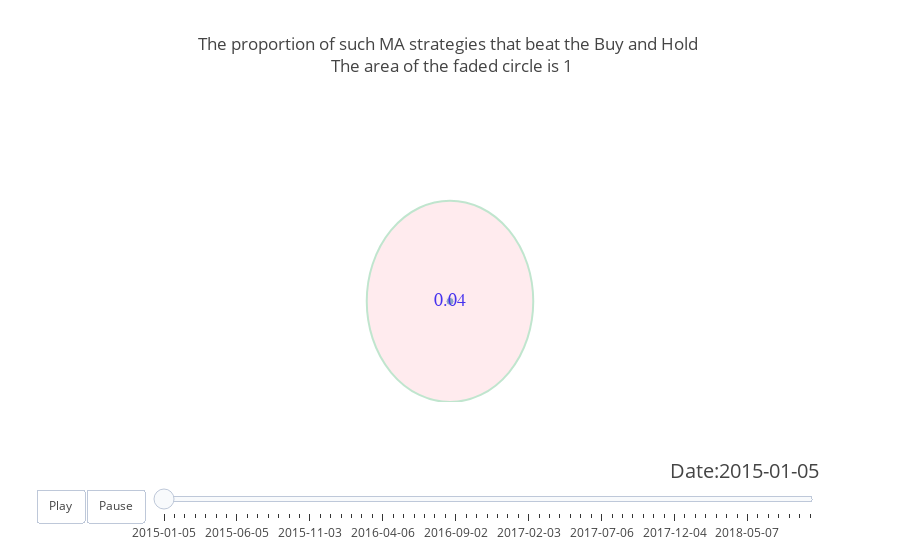

Notebook source saved alongside this figure:
### Markdown cell above
__So let's create the animated proportion plot with Plotly!__
1. Define a figure dictionary, consisting of data, a layout and a frames keys
2. Fill out the layout with specified needs: sliders and buttons can be added here.
3. Fill out the data with the proportions based on a date. Check the box below to see what is happening
4. Lastly fill out the frame carefully.

### Code cell
init_notebook_mode(connected=True)

#one date monthly from the dataset used
dates = [example['Date'][i] for i in range(0, example.shape[0]) if i % 15 == 0]

# make figure
figure = {
    'data': [],
    'layout': {},
    'frames': []
}

# fill in most of layout
figure['layout']['title'] = "The proportion of such MA strategies that beat the Buy and Hold <br> The area of the faded circle is 1"
figure['layout']['xaxis'] = dict( range = [0,4],
                                 autorange=False,
                                 showgrid=False,
                                 zeroline=False,
                                 showline=False,
                                 ticks='',
                                 showticklabels=False)
figure['layout']['yaxis'] = dict(range = [0,6],
                                 autorange=False,
                                 showgrid=False,
                                 zeroline=False,
                                 showline=False,
                                 ticks='',
                                 showticklabels=False)
figure['layout']['hovermode'] = 'closest'
figure['layout']['sliders'] = {
    'args': [
        'transition', {
            'duration': 400,
            'easing': 'cubic-in-out'
        }
    ],
    'initialValue': dates[0],
    'plotlycommand': 'animate',
    'values': dates,
    'visible': True
}
figure['layout']['shapes'] = [
    {
        'type': 'circle',
        'opacity' : .3,
        'fillcolor': 'rgba(255, 182, 193, .9)',
        'xref': 'x',
        'yref': 'y',
        'x0': 1.55,
        'y0': 0,
        'x1': 2.45,
        'y1': 4,
        'line': {
                'color': 'rgba(50, 171, 96, 1)',} 
    }
    
]
figure['layout']['updatemenus'] = [
    {
        'buttons': [
            {
                'args': [None, {'frame': {'duration': 500, 'redraw': False},
                         'fromcurrent': True, 'transition': {'duration': 300, 'easing': 'quadratic-in-out'}}],
                'label': 'Play',
                'method': 'animate'
            },
            {
                'args': [[None], {'frame': {'duration': 0, 'redraw': False}, 'mode': 'immediate',
                'transition': {'duration': 0}}],
                'label': 'Pause',
                'method': 'animate'
            }
        ],
        'direction': 'left',
        'pad': {'r': 10, 't': 87},
        'showactive': False,
        'type': 'buttons',
        'x': 0.1,
        'xanchor': 'right',
        'y': 0,
        'yanchor': 'top'
    }
]

sliders_dict = {
    'active': 0,
    'yanchor': 'top',
    'xanchor': 'left',
    'currentvalue': {
        'font': {'size': 20},
        'prefix': 'Date:',
        'visible': True,
        'xanchor': 'right'
    },
    'transition': {'duration': 300, 'easing': 'cubic-in-out'},
    'pad': {'b': 10, 't': 50},
    'len': 0.9,
    'x': 0.1,
    'y': 0,
    'steps': []
}

# make data
date = dates[0]
dataset_by_date = example[example['Date'] == date]
data_dict = {
        'x': [2],
        'y': [2],
        'hoverinfo' : 'text',
        'mode': 'markers+text',
        'text': list(dataset_by_date['positive']),
        'textposition' : 'middle center',
        'textfont' : {
            'family' :'sans serif',
            'size' : 18,
            'color' : 'blue'},
        'marker': {
            'size': list(dataset_by_date['positive']*200)
        },
        'name': 'Opacity .7'
    }
figure['data'].append(data_dict)
    
# make frames
for date in dates[1:]:
    frame = {'data': [], 'name': date}
    dataset_by_date = example[example['Date'] == date]

    data_dict = {
                'x': [2],
                'y': [2],
                'hoverinfo' : 'text',
                'mode': 'markers+text',
                'text': list(dataset_by_date['positive']),
                'textposition' : 'middle center',
                'textfont' : {
                    'family' :'sans serif',
                    'size' : 18,
                    'color' : 'blue'},
                'marker': {
                    'size': list(dataset_by_date['positive']*200)
                },
                'name': 'Opacity .7'
            }
    frame['data'].append(data_dict)
    figure['frames'].append(frame)
    slider_step = {'args': [[date], {'frame': {'duration': 300, 'redraw': False},
             'mode': 'immediate',
           'transition': {'duration': 300}}
         ],
         'label': date,
         'method': 'animate'}
    sliders_dict['steps'].append(slider_step)

    
figure['layout']['sliders'] = [sliders_dict]

iplot(figure)

### Figure 1 — Plotly figure (JSON) as saved in the notebook; plotly's stock layout.template omitted (floating-point values rounded to 4 significant figures)
{"data": [{"hoverinfo": "text", "marker": {"size": [8]}, "mode": "markers+text", "name": "Opacity .7", "text": ["0.04"], "textfont": {"color": "blue", "family": "sans serif", "size": 18}, "textposition": "middle center", "type": "scatter", "uid": "7eed93a1-5cd9-4681-9de8-3c7bc2c3008f", "x": [2], "y": [2]}], "layout": {"hovermode": "closest", "shapes": [{"fillcolor": "rgba(255, 182, 193, .9)", "line": {"color": "rgba(50, 171, 96, 1)"}, "opacity": 0.3, "type": "circle", "x0": 1.55, "x1": 2.45, "xref": "x", "y0": 0, "y1": 4, "yref": "y"}], "sliders": [{"active": 0, "currentvalue": {"font": {"size": 20}, "prefix": "Date:", "visible": true, "xanchor": "right"}, "len": 0.9, "pad": {"b": 10, "t": 50}, "steps": [{"args": [["2015-01-05"], {"frame": {"duration": 300, "redraw": false}, "mode": "immediate", "transition": {"duration": 300}}], "label": "2015-01-05", "method": "animate"}, {"args": [["2015-01-27"], {"frame": {"duration": 300, "redraw": false}, "mode": "immediate", "transition": {"duration": 300}}], "label": "2015-01-27", "method": "animate"}, {"args": [["2015-02-18"], {"frame": {"duration": 300, "redraw": false}, "mode": "immediate", "transition": {"duration": 300}}], "label": "2015-02-18", "method": "animate"}, {"args": [["2015-03-11"], {"frame": {"duration": 300, "redraw": false}, "mode": "immediate", "transition": {"duration": 300}}], "label": "2015-03-11", "method": "animate"}, {"args": [["2015-04-01"], {"frame": {"duration": 300, "redraw": false}, "mode": "immediate", "transition": {"duration": 300}}], "label": "2015-04-01", "method": "animate"}, {"args": [["2015-04-23"], {"frame": {"duration": 300, "redraw": false}, "mode": "immediate", "transition": {"duration": 300}}], "label": "2015-04-23", "method": "animate"}, {"args": [["2015-05-14"], {"frame": {"duration": 300, "redraw": false}, "mode": "immediate", "transition": {"duration": 300}}], "label": "2015-05-14", "method": "animate"}, {"args": [["2015-06-05"], {"frame": {"duration": 300, "redraw": false}, "mode": "immediate", "transition": {"duration": 300}}], "label": "2015-06-05", "method": "animate"}, {"args": [["2015-06-26"], {"frame": {"duration": 300, "redraw": false}, "mode": "immediate", "transition": {"duration": 300}}], "label": "2015-06-26", "method": "animate"}, {"args": [["2015-07-20"], {"frame": {"duration": 300, "redraw": false}, "mode": "immediate", "transition": {"duration": 300}}], "label": "2015-07-20", "method": "animate"}, {"args": [["2015-08-10"], {"frame": {"duration": 300, "redraw": false}, "mode": "immediate", "transition": {"duration": 300}}], "label": "2015-08-10", "method": "animate"}, {"args": [["2015-08-31"], {"frame": {"duration": 300, "redraw": false}, "mode": "immediate", "transition": {"duration": 300}}], "label": "2015-08-31", "method": "animate"}, {"args": [["2015-09-22"], {"frame": {"duration": 300, "redraw": false}, "mode": "immediate", "transition": {"duration": 300}}], "label": "2015-09-22", "method": "animate"}, {"args": [["2015-10-13"], {"frame": {"duration": 300, "redraw": false}, "mode": "immediate", "transition": {"duration": 300}}], "label": "2015-10-13", "method": "animate"}, {"args": [["2015-11-03"], {"frame": {"duration": 300, "redraw": false}, "mode": "immediate", "transition": {"duration": 300}}], "label": "2015-11-03", "method": "animate"}, {"args": [["2015-11-24"], {"frame": {"duration": 300, "redraw": false}, "mode": "immediate", "transition": {"duration": 300}}], "label": "2015-11-24", "method": "animate"}, {"args": [["2015-12-16"], {"frame": {"duration": 300, "redraw": false}, "mode": "immediate", "transition": {"duration": 300}}], "label": "2015-12-16", "method": "animate"}, {"args": [["2016-01-08"], {"frame": {"duration": 300, "redraw": false}, "mode": "immediate", "transition": {"duration": 300}}], "label": "2016-01-08", "method": "animate"}, {"args": [["2016-02-01"], {"frame": {"duration": 300, "redraw": false}, "mode": "immediate", "transition": {"duration": 300}}], "label": "2016-02-01", "method": "animate"}, {"args": [["2016-02-23"], {"frame": {"duration": 300, "redraw": false}, "mode": "immediate", "transition": {"duration": 300}}], "label": "2016-02-23", "method": "animate"}, {"args": [["2016-03-15"], {"frame": {"duration": 300, "redraw": false}, "mode": "immediate", "transition": {"duration": 300}}], "label": "2016-03-15", "method": "animate"}, {"args": [["2016-04-06"], {"frame": {"duration": 300, "redraw": false}, "mode": "immediate", "transition": {"duration": 300}}], "label": "2016-04-06", "method": "animate"}, {"args": [["2016-04-27"], {"frame": {"duration": 300, "redraw": false}, "mode": "immediate", "transition": {"duration": 300}}], "label": "2016-04-27", "method": "animate"}, {"args": [["2016-05-18"], {"frame": {"duration": 300, "redraw": false}, "mode": "immediate", "transition": {"duration": 300}}], "label": "2016-05-18", "method": "animate"}, {"args": [["2016-06-09"], {"frame": {"duration": 300, "redraw": false}, "mode": "immediate", "transition": {"duration": 300}}], "label": "2016-06-09", "method": "animate"}, {"args": [["2016-06-30"], {"frame": {"duration": 300, "redraw": false}, "mode": "immediate", "transition": {"duration": 300}}], "label": "2016-06-30", "method": "animate"}, {"args": [["2016-07-22"], {"frame": {"duration": 300, "redraw": false}, "mode": "immediate", "transition": {"duration": 300}}], "label": "2016-07-22", "method": "animate"}, {"args": [["2016-08-12"], {"frame": {"duration": 300, "redraw": false}, "mode": "immediate", "transition": {"duration": 300}}], "label": "2016-08-12", "method": "animate"}, {"args": [["2016-09-02"], {"frame": {"duration": 300, "redraw": false}, "mode": "immediate", "transition": {"duration": 300}}], "label": "2016-09-02", "method": "animate"}, {"args": [["2016-09-26"], {"frame": {"duration": 300, "redraw": false}, "mode": "immediate", "transition": {"duration": 300}}], "label": "2016-09-26", "method": "animate"}, {"args": [["2016-10-17"], {"frame": {"duration": 300, "redraw": false}, "mode": "immediate", "transition": {"duration": 300}}], "label": "2016-10-17", "method": "animate"}, {"args": [["2016-11-07"], {"frame": {"duration": 300, "redraw": false}, "mode": "immediate", "transition": {"duration": 300}}], "label": "2016-11-07", "method": "animate"}, {"args": [["2016-11-29"], {"frame": {"duration": 300, "redraw": false}, "mode": "immediate", "transition": {"duration": 300}}], "label": "2016-11-29", "method": "animate"}, {"args": [["2016-12-20"], {"frame": {"duration": 300, "redraw": false}, "mode": "immediate", "transition": {"duration": 300}}], "label": "2016-12-20", "method": "animate"}, {"args": [["2017-01-12"], {"frame": {"duration": 300, "redraw": false}, "mode": "immediate", "transition": {"duration": 300}}], "label": "2017-01-12", "method": "animate"}, {"args": [["2017-02-03"], {"frame": {"duration": 300, "redraw": false}, "mode": "immediate", "transition": {"duration": 300}}], "label": "2017-02-03", "method": "animate"}, {"args": [["2017-02-27"], {"frame": {"duration": 300, "redraw": false}, "mode": "immediate", "transition": {"duration": 300}}], "label": "2017-02-27", "method": "animate"}, {"args": [["2017-03-20"], {"frame": {"duration": 300, "redraw": false}, "mode": "immediate", "transition": {"duration": 300}}], "label": "2017-03-20", "method": "animate"}, {"args": [["2017-04-10"], {"frame": {"duration": 300, "redraw": false}, "mode": "immediate", "transition": {"duration": 300}}], "label": "2017-04-10", "method": "animate"}, {"args": [["2017-05-02"], {"frame": {"duration": 300, "redraw": false}, "mode": "immediate", "transition": {"duration": 300}}], "label": "2017-05-02", "method": "animate"}, {"args": [["2017-05-23"], {"frame": {"duration": 300, "redraw": false}, "mode": "immediate", "transition": {"duration": 300}}], "label": "2017-05-23", "method": "animate"}, {"args": [["2017-06-14"], {"frame": {"duration": 300, "redraw": false}, "mode": "immediate", "transition": {"duration": 300}}], "label": "2017-06-14", "method": "animate"}, {"args": [["2017-07-06"], {"frame": {"duration": 300, "redraw": false}, "mode": "immediate", "transition": {"duration": 300}}], "label": "2017-07-06", "method": "animate"}, {"args": [["2017-07-27"], {"frame": {"duration": 300, "redraw": false}, "mode": "immediate", "transition": {"duration": 300}}], "label": "2017-07-27", "method": "animate"}, {"args": [["2017-08-17"], {"frame": {"duration": 300, "redraw": false}, "mode": "immediate", "transition": {"duration": 300}}], "label": "2017-08-17", "method": "animate"}, {"args": [["2017-09-08"], {"frame": {"duration": 300, "redraw": false}, "mode": "immediate", "transition": {"duration": 300}}], "label": "2017-09-08", "method": "animate"}, {"args": [["2017-09-29"], {"frame": {"duration": 300, "redraw": false}, "mode": "immediate", "transition": {"duration": 300}}], "label": "2017-09-29", "method": "animate"}, {"args": [["2017-10-20"], {"frame": {"duration": 300, "redraw": false}, "mode": "immediate", "transition": {"duration": 300}}], "label": "2017-10-20", "method": "animate"}, {"args": [["2017-11-10"], {"frame": {"duration": 300, "redraw": false}, "mode": "immediate", "transition": {"duration": 300}}], "label": "2017-11-10", "method": "animate"}, {"args": [["2017-12-04"], {"frame": {"duration": 300, "redraw": false}, "mode": "immediate", "transition": {"duration": 300}}], "label": "2017-12-04", "method": "animate"}, {"args": [["2017-12-26"], {"frame": {"duration": 300, "redraw": false}, "mode": "immediate", "transition": {"duration": 300}}], "label": "2017-12-26", "method": "animate"}, {"args": [["2018-01-18"], {"frame": {"duration": 300, "redraw": false}, "mode": "immediate", "transition": {"duration": 300}}], "label": "2018-01-18", "method": "animate"}, {"args": [["2018-02-08"], {"frame": {"duration": 300, "redraw": false}, "mode": "immediate", "transition": {"duration": 300}}], "label": "2018-02-08", "method": "animate"}, {"args": [["2018-03-02"], {"frame": {"duration": 300, "redraw": false}, "mode": "immediate", "transition": {"duration": 300}}], "label": "2018-03-02", "method": "animate"}, {"args": [["2018-03-23"], {"frame": {"duration": 300, "redraw": false}, "mode": "immediate", "transition": {"duration": 300}}], "label": "2018-03-23", "method": "animate"}, {"args": [["2018-04-16"], {"frame": {"duration": 300, "redraw": false}, "mode": "immediate", "transition": {"duration": 300}}], "label": "2018-04-16", "method": "animate"}, {"args": [["2018-05-07"], {"frame": {"duration": 300, "redraw": false}, "mode": "immediate", "transition": {"duration": 300}}], "label": "2018-05-07", "method": "animate"}, {"args": [["2018-05-29"], {"frame": {"duration": 300, "redraw": false}, "mode": "immediate", "transition": {"duration": 300}}], "label": "2018-05-29", "method": "animate"}, {"args": [["2018-06-19"], {"frame": {"duration": 300, "redraw": false}, "mode": "immediate", "transition": {"duration": 300}}], "label": "2018-06-19", "method": "animate"}, {"args": [["2018-07-11"], {"frame": {"duration": 300, "redraw": false}, "mode": "immediate", "transition": {"duration": 300}}], "label": "2018-07-11", "method": "animate"}, {"args": [["2018-08-01"], {"frame": {"duration": 300, "redraw": false}, "mode": "immediate", "transition": {"duration": 300}}], "label": "2018-08-01", "method": "animate"}, {"args": [["2018-08-22"], {"frame": {"duration": 300, "redraw": false}, "mode": "immediate", "transition": {"duration": 300}}], "label": "2018-08-22", "method": "animate"}, {"args": [["2018-09-13"], {"frame": {"duration": 300, "redraw": false}, "mode": "immediate", "transition": {"duration": 300}}], "label": "2018-09-13", "method": "animate"}], "transition": {"duration": 300, "easing": "cubic-in-out"}, "x": 0.1, "xanchor": "left", "y": 0, "yanchor": "top"}], "title": "The proportion of such MA strategies that beat the Buy and Hold <br> The area of the faded circle is 1", "updatemenus": [{"buttons": [{"args": [null, {"frame": {"duration": 500, "redraw": false}, "fromcurrent": true, "transition": {"duration": 300, "easing": "quadratic-in-out"}}], "label": "Play", "method": "animate"}, {"args": [[null], {"frame": {"duration": 0, "redraw": false}, "mode": "immediate", "transition": {"duration": 0}}], "label": "Pause", "method": "animate"}], "direction": "left", "pad": {"r": 10, "t": 87}, "showactive": false, "type": "buttons", "x": 0.1, "xanchor": "right", "y": 0, "yanchor": "top"}], "xaxis": {"autorange": false, "range": [0, 4], "showgrid": false, "showline": false, "showticklabels": false, "ticks": "", "zeroline": false}, "yaxis": {"autorange": false, "range": [0, 6], "showgrid": false, "showline": false, "showticklabels": false, "ticks": "", "zeroline": false}}}
